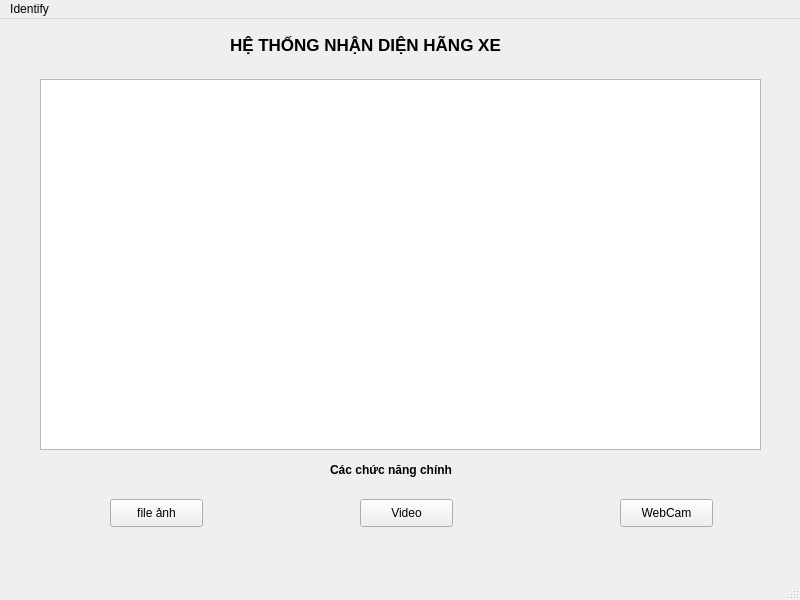
<?xml version="1.0" encoding="UTF-8"?>
<ui version="4.0">
 <class>MainWindow</class>
 <widget class="QMainWindow" name="MainWindow">
  <property name="geometry">
   <rect>
    <x>0</x>
    <y>0</y>
    <width>800</width>
    <height>600</height>
   </rect>
  </property>
  <property name="windowTitle">
   <string>MainWindow</string>
  </property>
  <widget class="QWidget" name="centralwidget">
   <widget class="QListView" name="listView">
    <property name="geometry">
     <rect>
      <x>40</x>
      <y>60</y>
      <width>721</width>
      <height>371</height>
     </rect>
    </property>
    <property name="minimumSize">
     <size>
      <width>0</width>
      <height>0</height>
     </size>
    </property>
   </widget>
   <widget class="QLabel" name="label">
    <property name="enabled">
     <bool>true</bool>
    </property>
    <property name="geometry">
     <rect>
      <x>230</x>
      <y>0</y>
      <width>351</width>
      <height>51</height>
     </rect>
    </property>
    <property name="font">
     <font>
      <family>Arial</family>
      <pointsize>13</pointsize>
      <weight>75</weight>
      <bold>true</bold>
     </font>
    </property>
    <property name="text">
     <string>HỆ THỐNG NHẬN DIỆN HÃNG XE</string>
    </property>
   </widget>
   <widget class="QLabel" name="label_2">
    <property name="geometry">
     <rect>
      <x>330</x>
      <y>440</y>
      <width>171</width>
      <height>21</height>
     </rect>
    </property>
    <property name="font">
     <font>
      <family>Arial</family>
      <pointsize>9</pointsize>
      <weight>75</weight>
      <bold>true</bold>
     </font>
    </property>
    <property name="text">
     <string>Các chức năng chính</string>
    </property>
   </widget>
   <widget class="QPushButton" name="pushButton">
    <property name="geometry">
     <rect>
      <x>110</x>
      <y>480</y>
      <width>93</width>
      <height>28</height>
     </rect>
    </property>
    <property name="text">
     <string>file ảnh</string>
    </property>
   </widget>
   <widget class="QPushButton" name="pushButton_2">
    <property name="geometry">
     <rect>
      <x>360</x>
      <y>480</y>
      <width>93</width>
      <height>28</height>
     </rect>
    </property>
    <property name="text">
     <string>Video</string>
    </property>
   </widget>
   <widget class="QPushButton" name="pushButton_3">
    <property name="geometry">
     <rect>
      <x>620</x>
      <y>480</y>
      <width>93</width>
      <height>28</height>
     </rect>
    </property>
    <property name="text">
     <string>WebCam</string>
    </property>
   </widget>
  </widget>
  <widget class="QMenuBar" name="menubar">
   <property name="geometry">
    <rect>
     <x>0</x>
     <y>0</y>
     <width>800</width>
     <height>26</height>
    </rect>
   </property>
   <widget class="QMenu" name="menuok">
    <property name="title">
     <string>Identify</string>
    </property>
   </widget>
   <addaction name="menuok"/>
  </widget>
  <widget class="QStatusBar" name="statusbar"/>
 </widget>
 <resources/>
 <connections/>
</ui>
